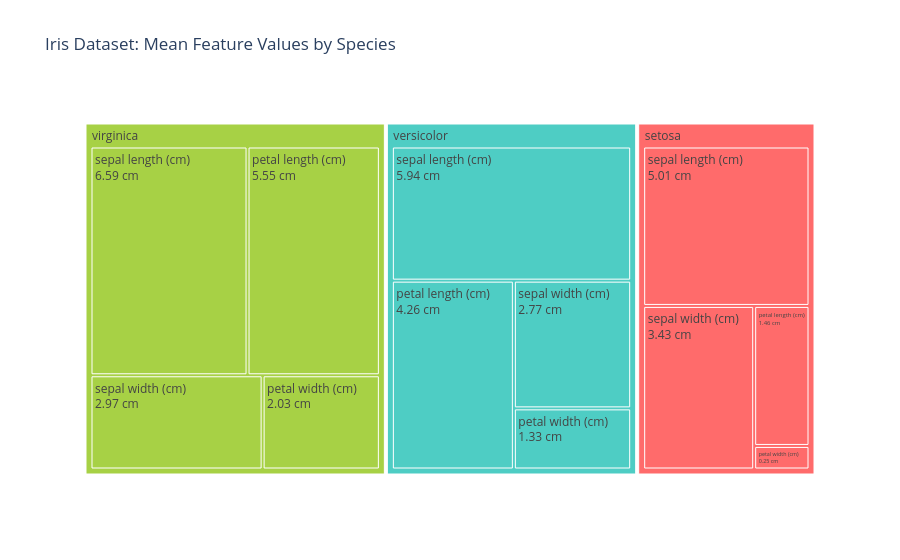

Notebook cell for this chart:
### Markdown cell above
#### Treemap:

In information visualization and computing, treemapping is a method for displaying hierarchical data using nested figures, usually rectangles.

### Code cell
import plotly.express as px
import pandas as pd
from sklearn.datasets import load_iris

iris = load_iris()
df = pd.DataFrame(iris.data, columns=iris.feature_names)
df['species'] = pd.Categorical.from_codes(iris.target, iris.target_names)

# Create a long format dataframe manually
treemap_data = []

for species in df['species'].unique():
    species_data = df[df['species'] == species]
    for feature in iris.feature_names:
        treemap_data.append({
            'species': species,
            'feature': feature,
            'mean_value': species_data[feature].mean()
        })

df_treemap = pd.DataFrame(treemap_data)

print("Treemap data:")
print(df_treemap)

# Create treemap
fig = px.treemap(
    df_treemap,
    path=['species', 'feature'],
    values='mean_value',
    title='Iris Dataset: Mean Feature Values by Species',
    color='species',
    color_discrete_map={
        'setosa': '#FF6B6B',
        'versicolor': '#4ECDC4',
        'virginica': "#A7D145"
    }
)

fig.update_traces(
    textinfo='label+value',
    texttemplate='%{label}<br>%{value:.2f} cm',
    hovertemplate='<b>%{label}</b><br>Mean: %{value:.2f} cm<extra></extra>'
)

fig.show()

### Figure 1 — Plotly figure (JSON) as saved in the notebook; plotly's stock layout.template omitted (floating-point values rounded to 4 significant figures)
{"data": [{"branchvalues": "total", "customdata": [["setosa"], ["setosa"], ["setosa"], ["setosa"], ["setosa"], ["versicolor"], ["versicolor"], ["versicolor"], ["versicolor"], ["versicolor"], ["virginica"], ["virginica"], ["virginica"], ["virginica"], ["virginica"]], "domain": {"x": [0, 1], "y": [0, 1]}, "hovertemplate": "<b>%{label}</b><br>Mean: %{value:.2f} cm<extra></extra>", "ids": ["setosa/sepal length (cm)", "setosa/sepal width (cm)", "setosa/petal length (cm)", "setosa/petal width (cm)", "setosa", "versicolor/sepal length (cm)", "versicolor/sepal width (cm)", "versicolor/petal length (cm)", "versicolor/petal width (cm)", "versicolor", "virginica/sepal length (cm)", "virginica/sepal width (cm)", "virginica/petal length (cm)", "virginica/petal width (cm)", "virginica"], "labels": ["sepal length (cm)", "sepal width (cm)", "petal length (cm)", "petal width (cm)", "setosa", "sepal length (cm)", "sepal width (cm)", "petal length (cm)", "petal width (cm)", "versicolor", "sepal length (cm)", "sepal width (cm)", "petal length (cm)", "petal width (cm)", "virginica"], "marker": {"colors": ["#FF6B6B", "#FF6B6B", "#FF6B6B", "#FF6B6B", "#FF6B6B", "#4ECDC4", "#4ECDC4", "#4ECDC4", "#4ECDC4", "#4ECDC4", "#A7D145", "#A7D145", "#A7D145", "#A7D145", "#A7D145"]}, "name": "", "parents": ["setosa", "setosa", "setosa", "setosa", "", "versicolor", "versicolor", "versicolor", "versicolor", "", "virginica", "virginica", "virginica", "virginica", ""], "textinfo": "label+value", "texttemplate": "%{label}<br>%{value:.2f} cm", "type": "treemap", "values": [5.006, 3.428, 1.462, 0.246, 10.14, 5.936, 2.77, 4.26, 1.326, 14.29, 6.588, 2.974, 5.552, 2.026, 17.14]}], "layout": {"legend": {"tracegroupgap": 0}, "title": {"text": "Iris Dataset: Mean Feature Values by Species"}}}
